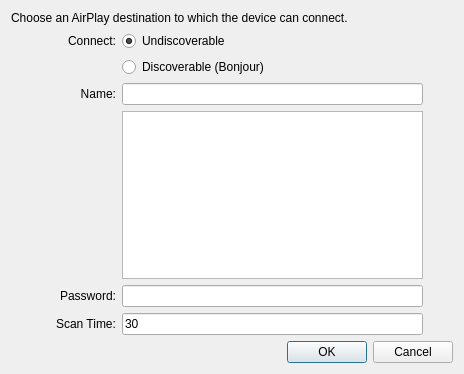
<?xml version="1.0" encoding="UTF-8"?>
<ui version="4.0">
 <class>AirPlayDestinationForm</class>
 <widget class="QDialog" name="AirPlayDestinationForm">
  <property name="geometry">
   <rect>
    <x>0</x>
    <y>0</y>
    <width>464</width>
    <height>374</height>
   </rect>
  </property>
  <property name="windowTitle">
   <string>AirPlay destination</string>
  </property>
  <layout class="QVBoxLayout" name="verticalLayout" stretch="1,1,1">
   <item>
    <widget class="QLabel" name="label">
     <property name="sizePolicy">
      <sizepolicy hsizetype="Preferred" vsizetype="Fixed">
       <horstretch>0</horstretch>
       <verstretch>0</verstretch>
      </sizepolicy>
     </property>
     <property name="text">
      <string>Choose an AirPlay destination to which the device can connect.</string>
     </property>
    </widget>
   </item>
   <item>
    <layout class="QGridLayout" name="gridLayout">
     <property name="leftMargin">
      <number>45</number>
     </property>
     <property name="rightMargin">
      <number>30</number>
     </property>
     <item row="4" column="0">
      <widget class="QLabel" name="label_4">
       <property name="text">
        <string>Password:</string>
       </property>
       <property name="alignment">
        <set>Qt::AlignRight|Qt::AlignTrailing|Qt::AlignVCenter</set>
       </property>
      </widget>
     </item>
     <item row="2" column="1">
      <widget class="QLineEdit" name="editName"/>
     </item>
     <item row="0" column="0">
      <widget class="QLabel" name="label_2">
       <property name="text">
        <string>Connect:</string>
       </property>
       <property name="alignment">
        <set>Qt::AlignRight|Qt::AlignTrailing|Qt::AlignVCenter</set>
       </property>
      </widget>
     </item>
     <item row="1" column="1">
      <widget class="QRadioButton" name="radioDiscoverable">
       <property name="text">
        <string>Discoverable (Bonjour)</string>
       </property>
      </widget>
     </item>
     <item row="3" column="1">
      <widget class="QListView" name="listBonjour">
       <property name="minimumSize">
        <size>
         <width>0</width>
         <height>140</height>
        </size>
       </property>
       <property name="editTriggers">
        <set>QAbstractItemView::NoEditTriggers</set>
       </property>
      </widget>
     </item>
     <item row="4" column="1">
      <widget class="QLineEdit" name="editPassword">
       <property name="echoMode">
        <enum>QLineEdit::Password</enum>
       </property>
      </widget>
     </item>
     <item row="0" column="1">
      <widget class="QRadioButton" name="radioUndiscoverable">
       <property name="text">
        <string>Undiscoverable</string>
       </property>
       <property name="checked">
        <bool>true</bool>
       </property>
      </widget>
     </item>
     <item row="2" column="0">
      <widget class="QLabel" name="labelName">
       <property name="text">
        <string>Name:</string>
       </property>
       <property name="alignment">
        <set>Qt::AlignRight|Qt::AlignTrailing|Qt::AlignVCenter</set>
       </property>
      </widget>
     </item>
     <item row="5" column="0">
      <widget class="QLabel" name="labelScanTime">
       <property name="text">
        <string>Scan Time:</string>
       </property>
      </widget>
     </item>
     <item row="5" column="1">
      <widget class="QLineEdit" name="editScanTime">
       <property name="text">
        <string>30</string>
       </property>
      </widget>
     </item>
    </layout>
   </item>
   <item>
    <widget class="QDialogButtonBox" name="buttonBox">
     <property name="orientation">
      <enum>Qt::Horizontal</enum>
     </property>
     <property name="standardButtons">
      <set>QDialogButtonBox::Cancel|QDialogButtonBox::Ok</set>
     </property>
    </widget>
   </item>
  </layout>
 </widget>
 <tabstops>
  <tabstop>radioUndiscoverable</tabstop>
  <tabstop>radioDiscoverable</tabstop>
  <tabstop>editName</tabstop>
  <tabstop>listBonjour</tabstop>
  <tabstop>editPassword</tabstop>
  <tabstop>editScanTime</tabstop>
 </tabstops>
 <resources/>
 <connections/>
</ui>
